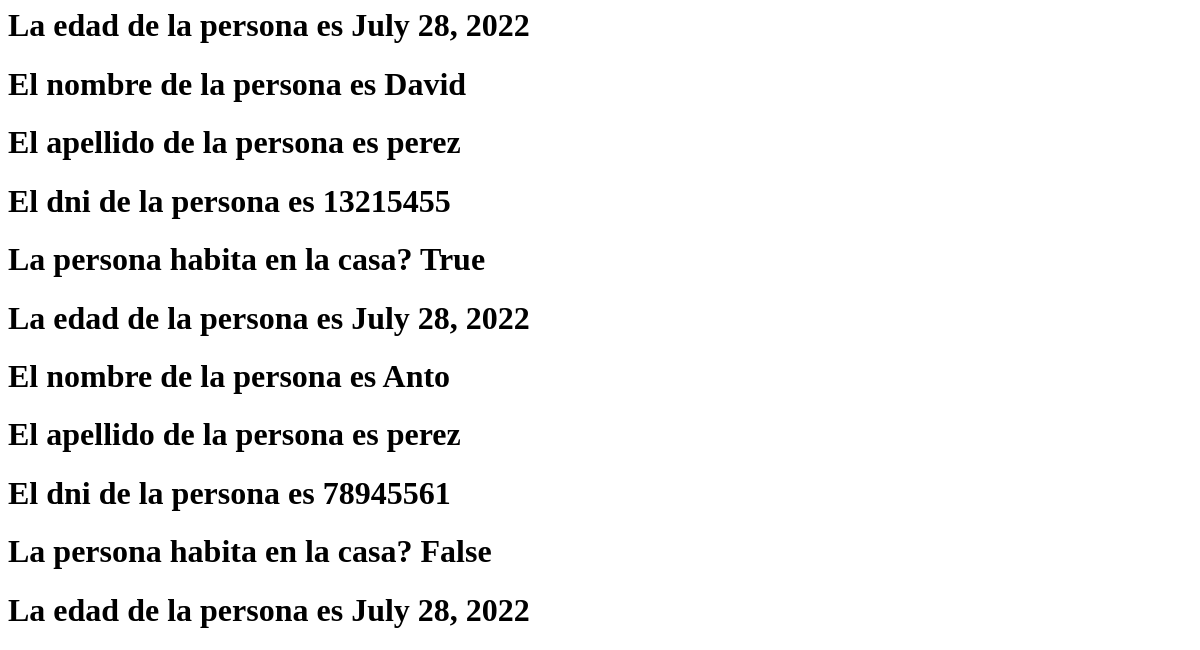
Page /lista_integrantes/ (lower part) on the earlier database version.
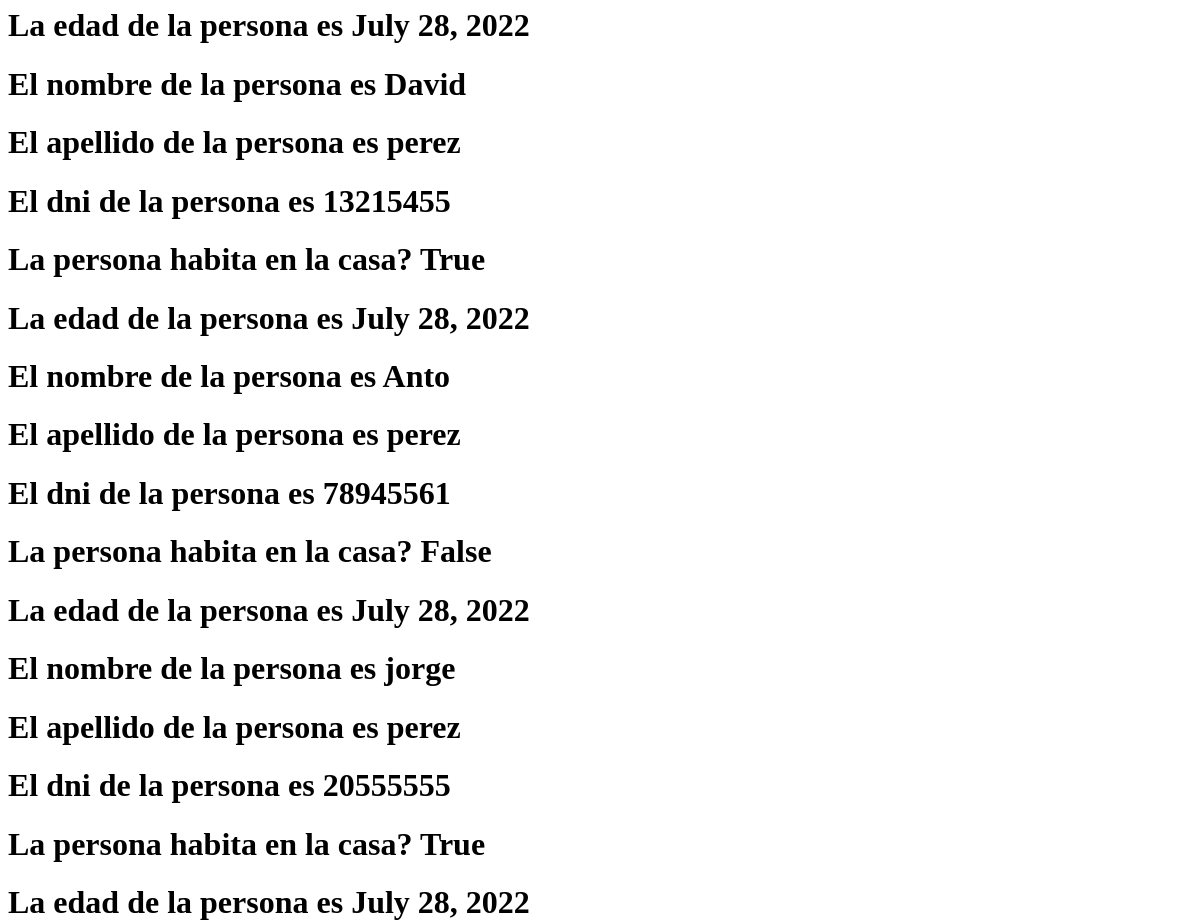
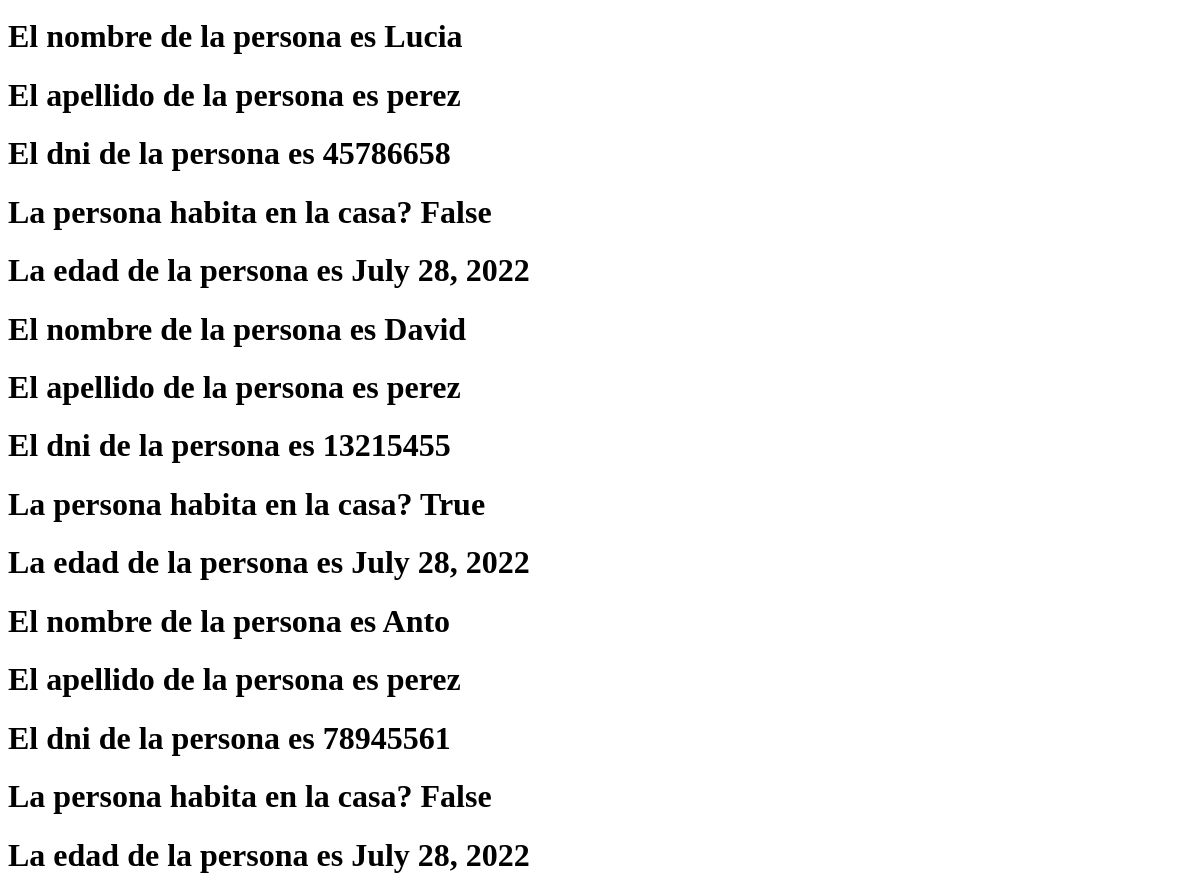
Same page on the later database version (2 pictures, top to bottom).
### familia_desafio/models.py (models this page shows)
class Familia_desafio(models.Model):
    nombre = models.CharField(max_length= 50)
    apellido = models.CharField(max_length= 50)
    dni = models.IntegerField(default="unknow")
    habita_en_casa = models.BooleanField(default=True)
    edad = models.DateField(auto_now_add=True, blank=True, null=True)

### familia_desafio/views.py (the view)
# urls.py: path("lista_integrantes/", todos, name="todos")
def todos(request):
    todos_los_integrantes = Familia_desafio.objects.all()
    context = {
        "personas" : todos_los_integrantes
    }
    return render(request, "todos_los_integrantes.html", context= context)

### templates/todos_los_integrantes.html (shortened to what this page needs)
<!DOCTYPE html>
<html lang="en">
  <head>
  </head>
  <body>
    {% for persona in personas %}
    <h1>El nombre de la persona es {{persona.nombre}}</h1>
    <h1>El apellido de la persona es {{persona.apellido}}</h1>
    <h1>El dni de la persona es {{persona.dni}}</h1>
    <h1>La persona habita en la casa? {{persona.habita_en_casa}}</h1>
    <h1>La edad de la persona es {{persona.edad}}</h1>
    {% endfor %}
  </body>
</html>

Differences in the rows shown:
added Familia_desafio: nombre "jorge", apellido "perez", dni "20555555", habita_en_casa "True", edad "July 28, 2022"
added Familia_desafio: nombre "Lucia", apellido "perez", dni "45786658", habita_en_casa "False", edad "July 28, 2022"
added Familia_desafio: nombre "David", apellido "perez", dni "13215455", habita_en_casa "True", edad "July 28, 2022"
added Familia_desafio: nombre "Anto", apellido "perez", dni "78945561", habita_en_casa "False", edad "July 28, 2022"
